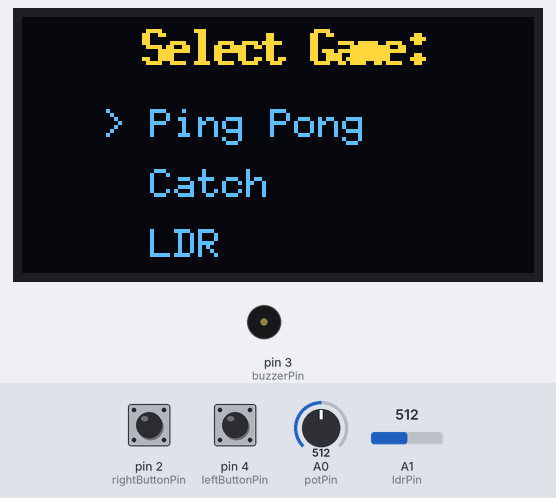
The sketch below on a simulated Arduino Uno, built with avr-gcc and run on an emulated ATmega328P. Shown: 128×64 one-colour display, buzzer (waves = sounding). Inputs (shaded band) come from the test bench; at power-on: A1 (ldrPin) = 512, A0 (potPin) = 512, pin 2 (rightButtonPin) HIGH, pin 4 (leftButtonPin) HIGH. The OLED is the two-colour kind (top 16 rows yellow); random numbers use the default seed unless the sketch sets one.

Above: at 0.72 s.
1.6 s: A1 (ldrPin) set to 122
At 3.14 s:
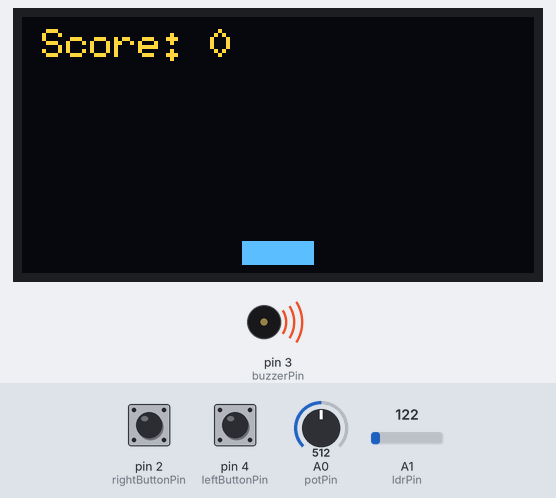
3.3 s: A0 (potPin) set to 716
At 16.3 s:
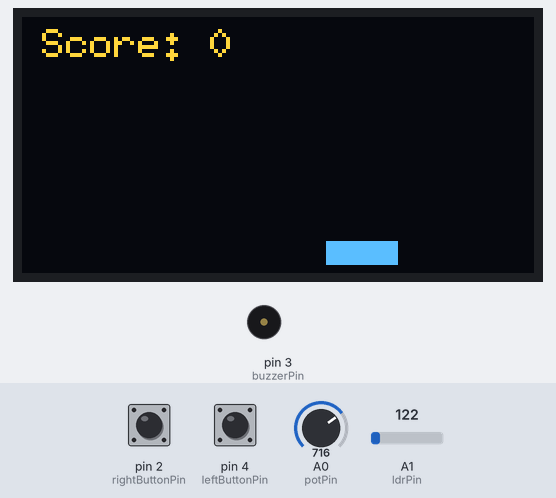
17.3 s: pin 2 (rightButtonPin) pulled LOW for 1 s
At 33.63 s:
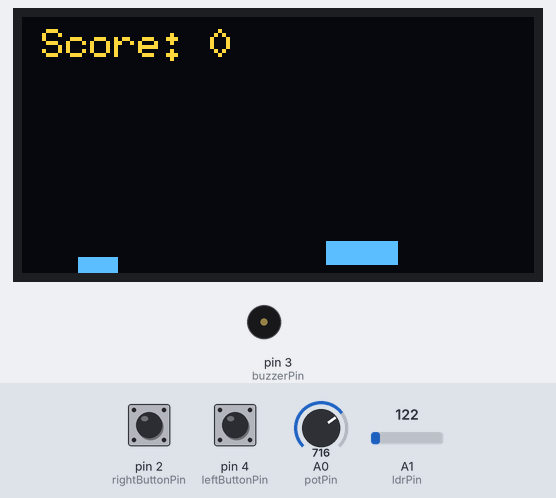
Timing chart, 0 to 36.4 s (numbered marks = the images above; inputs shaded):
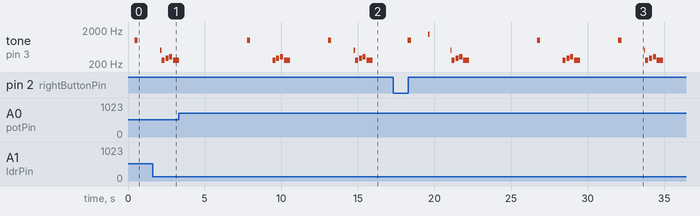

The sketch:

pingpong_catch.ino
```cpp
#include <U8glib.h>

U8GLIB_SH1106_128X64 u8g(U8G_I2C_OPT_NONE);

// === Pins ===
const int leftButtonPin = 4;
const int rightButtonPin = 2;
const int potPin = A0;
const int buzzerPin = 3;
const int startButtonPin = 5;
const int ldrPin = A1;

// === Global Game States ===
enum AppState { MENU, GAME_PINGPONG, GAME_CATCH, GAME_LDR, GAME_OVER_PINGPONG, GAME_OVER_CATCH };
AppState appState = MENU;

// === General Score ===
int score = 0;

// === Shared Buzzer Functions ===
void toneBounce() { tone(buzzerPin, 1000, 100); }
void toneCatch() { tone(buzzerPin, 1500, 100); }
void toneStart() { tone(buzzerPin, 1000, 200); }
void toneGameOver() {
  int melody[] = { 262, 294, 330, 262 };
  int duration[] = { 200, 200, 200, 400 };
  for (int i = 0; i < 4; i++) {
    tone(buzzerPin, melody[i], duration[i]);
    delay(duration[i] + 50);
  }
  noTone(buzzerPin);
}

// === Menu ===
int selectedGame = 0; // 0 = Ping Pong, 1 = Catch, 2 = LDR

void drawMenu() {
  u8g.firstPage();
  do {
    u8g.setFont(u8g_font_6x13B);
    u8g.drawStr(30, 12, "Select Game:");
    u8g.setFont(u8g_font_6x10);
    u8g.drawStr(20, 30, selectedGame == 0 ? "> Ping Pong" : "  Ping Pong");
    u8g.drawStr(20, 45, selectedGame == 1 ? "> Catch" : "  Catch");
    u8g.drawStr(20, 60, selectedGame == 2 ? "> LDR" : "  LDR");
  } while (u8g.nextPage());
}

// === Ping Pong Game Variables ===
const int paddleW = 2, paddleH = 20;
int leftY = 22, rightY = 22;
int paddleSpeed = 4, leftDir = -1, rightDir = 1;
int ballX = 64, ballY = 32, ballSize = 3;
float ballSpeedX = 4, ballSpeedY = 4;

void resetPingPong() {
  leftY = 22; rightY = 22;
  leftDir = -1; rightDir = 1;
  ballX = 64; ballY = 32;
  ballSpeedX = 4; ballSpeedY = 4;
  paddleSpeed = 4;
  score = 0;
  toneStart();
}

void drawPingPong() {
  u8g.firstPage();
  do {
    char buf[10];
    sprintf(buf, "Score:%d", score);
    u8g.setFont(u8g_font_6x10);
    u8g.drawStr(45, 10, buf);
    u8g.drawBox(2, leftY, paddleW, paddleH);
    u8g.drawBox(124, rightY, paddleW, paddleH);
    u8g.drawBox((int)ballX, (int)ballY, ballSize, ballSize);
  } while (u8g.nextPage());
}

void updatePingPong() {
  if (digitalRead(leftButtonPin) == HIGH) {
    leftY += leftDir * paddleSpeed;
    if (leftY <= 0) { leftY = 0; leftDir = 1; }
    else if (leftY >= 64 - paddleH) { leftY = 64 - paddleH; leftDir = -1; }
  }

  if (digitalRead(rightButtonPin) == HIGH) {
    rightY += rightDir * paddleSpeed;
    if (rightY <= 0) { rightY = 0; rightDir = 1; }
    else if (rightY >= 64 - paddleH) { rightY = 64 - paddleH; rightDir = -1; }
  }

  ballX += ballSpeedX;
  ballY += ballSpeedY;

  if (ballY <= 0 || ballY >= 64 - ballSize) ballSpeedY *= -1;

  if (ballX <= 5 && ballY + ballSize >= leftY && ballY <= leftY + paddleH) {
    ballX = 5;
    ballSpeedX *= -1;
    score++; toneBounce();
    if (score % 5 == 0) {
      ballSpeedX *= 1.1; ballSpeedY *= 1.1; paddleSpeed += 1;
    }
  }

  if (ballX >= 128 - 5 - ballSize && ballY + ballSize >= rightY && ballY <= rightY + paddleH) {
    ballX = 128 - 5 - ballSize;
    ballSpeedX *= -1;
    score++; toneBounce();
    if (score % 5 == 0) {
      ballSpeedX *= 1.1; ballSpeedY *= 1.1; paddleSpeed += 1;
    }
  }

  if (ballX <= 0 || ballX >= 128 - ballSize) {
    appState = GAME_OVER_PINGPONG;
  }
}

// === Catch Game Variables ===
int playerX = 64, playerY = 56, playerW = 18, playerH = 6;
int objX, objY = 0, objW = 10, objH = 6, objSpeed = 4;

void resetCatch() {
  objX = random(0, 128 - objW);
  objY = 0;
  objSpeed = 4;
  score = 0;
  toneStart();
}

void drawCatch() {
  u8g.firstPage();
  do {
    char buf[12];
    sprintf(buf, "Score: %d", score);
    u8g.setFont(u8g_font_6x10);
    u8g.drawStr(5, 10, buf);
    u8g.drawBox(playerX, playerY, playerW, playerH);
    u8g.drawBox(objX, objY, objW, objH);
  } while (u8g.nextPage());
}

bool checkCatch() {
  return !(playerX + playerW < objX || playerX > objX + objW || playerY > objY + objH);
}

void updateCatch() {
  objY += objSpeed;

  if (objY > 64) {
    appState = GAME_OVER_CATCH;
    tone(buzzerPin, 500, 300);
    return;
  }

  if (checkCatch()) {
    score++;
    objY = 0;
    objX = random(0, 128 - objW);
    if (score % 5 == 0) objSpeed++;
    toneCatch();
  }
}

// === LDR Game Functions ===
int ldrDark = 120;  // Set your own LDR dark value
int ldrBright = 315;  // Set your own LDR bright value

void drawLDR() {
  int rawLDR = analogRead(ldrPin);
  int lightLevel = map(rawLDR, ldrDark, ldrBright, 0, 10);
  lightLevel = constrain(lightLevel, 0, 10);  // Ensure it stays in bounds

  u8g.firstPage();
  do {
    u8g.setFont(u8g_font_6x13);
    u8g.drawStr(10, 14, "Light Intensity:");
    char buf[10];
    sprintf(buf, "Level: %d", lightLevel);
    u8g.drawStr(10, 30, buf);

    for (int i = 0; i < lightLevel; i++) {
      u8g.drawBox(10 + i * 10, 50, 8, 10);
    }
  } while (u8g.nextPage());
}

void updateLDR() {
  drawLDR();
  if (digitalRead(leftButtonPin) == HIGH && digitalRead(rightButtonPin) == HIGH) {
    delay(500);
    appState = MENU;
  }
}

// === Setup & Loop ===
void setup() {
  pinMode(leftButtonPin, INPUT_PULLUP);
  pinMode(rightButtonPin, INPUT_PULLUP);
  pinMode(startButtonPin, INPUT_PULLUP);
  pinMode(buzzerPin, OUTPUT);
  pinMode(ldrPin, INPUT);
  randomSeed(analogRead(0));
}

void loop() {
  switch (appState) {
    case MENU:
      drawMenu();
      if (digitalRead(rightButtonPin) == HIGH) {
        selectedGame = (selectedGame + 1) % 3;
        delay(200);
      }
      if (digitalRead(leftButtonPin) == HIGH) {
        if (selectedGame == 0) {
          resetPingPong();
          appState = GAME_PINGPONG;
        } else if (selectedGame == 1) {
          resetCatch();
          appState = GAME_CATCH;
        } else {
          appState = GAME_LDR;
        }
        delay(300);
      }
      break;

    case GAME_PINGPONG:
      updatePingPong();
      drawPingPong();
      delay(10);
      break;

    case GAME_CATCH:
      playerX = map(analogRead(potPin), 0, 1023, 0, 128 - playerW);
      updateCatch();
      drawCatch();
      delay(10);
      break;

    case GAME_LDR:
      updateLDR();
      delay(500);
      break;

    case GAME_OVER_PINGPONG:
      toneGameOver();
      delay(2000);
      appState = MENU;
      break;

    case GAME_OVER_CATCH:
      toneGameOver();
      delay(2000);
      appState = MENU;
      break;
  }
}
```

Measured:
- by itself, tone on pin 3 (buzzerPin): plays 1000 Hz for 0.20 s, 1500 Hz for 0.10 s, 500 Hz for 0.08 s, 262 Hz for 0.20 s, 294 Hz for 0.20 s, 330 Hz for 0.20 s … (18 notes in this stretch)
- what the display in image 0 shows lasts 0.6 s, from 0.2 s to 0.8 s
